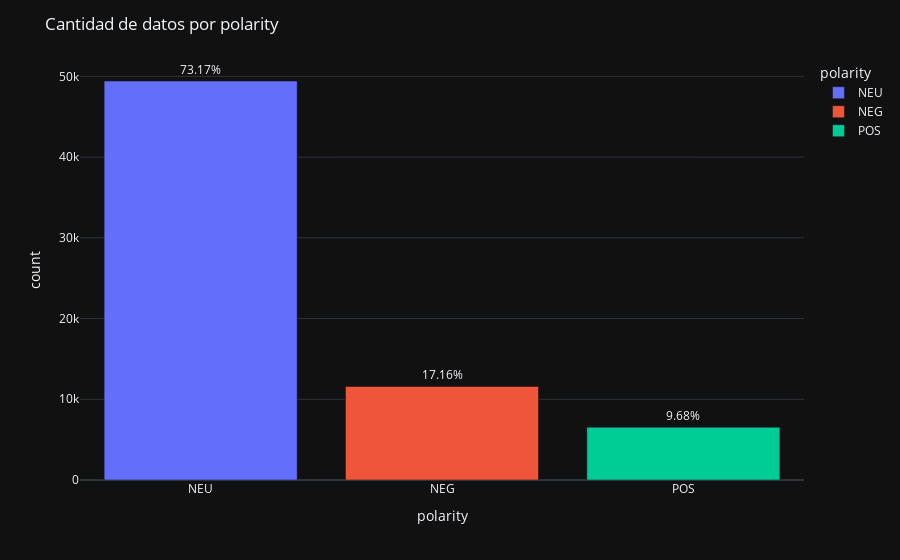
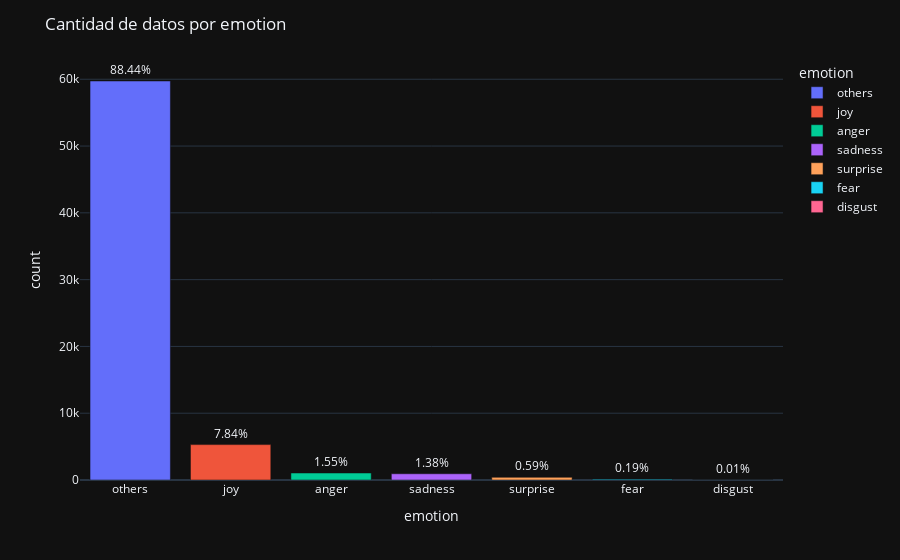

Here is the notebook cell these charts were saved with, in order:
### Code cell
from src.statistics.statistics import estadisticas_basicas
from src.statistics.statistics_plots import visualizacion_datos

estadisticas_basicas(df_sentiment_sentences)
visualizacion_datos(df_sentiment_sentences)

### Figure 1 — Plotly figure (JSON) as saved in the notebook; plotly's stock layout.template omitted (floating-point values rounded to 4 significant figures)
{"data": [{"alignmentgroup": "True", "hovertemplate": "polarity=%{x}<br>count=%{y}<br>porcentaje=%{text}<extra></extra>", "legendgroup": "NEU", "marker": {"color": "#636efa", "pattern": {"shape": ""}}, "name": "NEU", "offsetgroup": "NEU", "orientation": "v", "showlegend": true, "text": ["73.17%"], "textposition": "outside", "type": "bar", "x": ["NEU"], "xaxis": "x", "y": [49424], "yaxis": "y"}, {"alignmentgroup": "True", "hovertemplate": "polarity=%{x}<br>count=%{y}<br>porcentaje=%{text}<extra></extra>", "legendgroup": "NEG", "marker": {"color": "#EF553B", "pattern": {"shape": ""}}, "name": "NEG", "offsetgroup": "NEG", "orientation": "v", "showlegend": true, "text": ["17.16%"], "textposition": "outside", "type": "bar", "x": ["NEG"], "xaxis": "x", "y": [11590], "yaxis": "y"}, {"alignmentgroup": "True", "hovertemplate": "polarity=%{x}<br>count=%{y}<br>porcentaje=%{text}<extra></extra>", "legendgroup": "POS", "marker": {"color": "#00cc96", "pattern": {"shape": ""}}, "name": "POS", "offsetgroup": "POS", "orientation": "v", "showlegend": true, "text": ["9.68%"], "textposition": "outside", "type": "bar", "x": ["POS"], "xaxis": "x", "y": [6537], "yaxis": "y"}], "layout": {"barmode": "relative", "legend": {"title": {"text": "polarity"}, "tracegroupgap": 0}, "margin": {"t": 60}, "title": {"text": "Cantidad de datos por polarity"}, "xaxis": {"anchor": "y", "categoryarray": ["NEU", "NEG", "POS"], "categoryorder": "array", "domain": [0, 1], "title": {"text": "polarity"}}, "yaxis": {"anchor": "x", "domain": [0, 1], "title": {"text": "count"}}}}

### Figure 2 — Plotly figure (JSON) as saved in the notebook; plotly's stock layout.template omitted (floating-point values rounded to 4 significant figures)
{"data": [{"alignmentgroup": "True", "hovertemplate": "emotion=%{x}<br>count=%{y}<br>porcentaje=%{text}<extra></extra>", "legendgroup": "others", "marker": {"color": "#636efa", "pattern": {"shape": ""}}, "name": "others", "offsetgroup": "others", "orientation": "v", "showlegend": true, "text": ["88.44%"], "textposition": "outside", "type": "bar", "x": ["others"], "xaxis": "x", "y": [59740], "yaxis": "y"}, {"alignmentgroup": "True", "hovertemplate": "emotion=%{x}<br>count=%{y}<br>porcentaje=%{text}<extra></extra>", "legendgroup": "joy", "marker": {"color": "#EF553B", "pattern": {"shape": ""}}, "name": "joy", "offsetgroup": "joy", "orientation": "v", "showlegend": true, "text": ["7.84%"], "textposition": "outside", "type": "bar", "x": ["joy"], "xaxis": "x", "y": [5299], "yaxis": "y"}, {"alignmentgroup": "True", "hovertemplate": "emotion=%{x}<br>count=%{y}<br>porcentaje=%{text}<extra></extra>", "legendgroup": "anger", "marker": {"color": "#00cc96", "pattern": {"shape": ""}}, "name": "anger", "offsetgroup": "anger", "orientation": "v", "showlegend": true, "text": ["1.55%"], "textposition": "outside", "type": "bar", "x": ["anger"], "xaxis": "x", "y": [1045], "yaxis": "y"}, {"alignmentgroup": "True", "hovertemplate": "emotion=%{x}<br>count=%{y}<br>porcentaje=%{text}<extra></extra>", "legendgroup": "sadness", "marker": {"color": "#ab63fa", "pattern": {"shape": ""}}, "name": "sadness", "offsetgroup": "sadness", "orientation": "v", "showlegend": true, "text": ["1.38%"], "textposition": "outside", "type": "bar", "x": ["sadness"], "xaxis": "x", "y": [931], "yaxis": "y"}, {"alignmentgroup": "True", "hovertemplate": "emotion=%{x}<br>count=%{y}<br>porcentaje=%{text}<extra></extra>", "legendgroup": "surprise", "marker": {"color": "#FFA15A", "pattern": {"shape": ""}}, "name": "surprise", "offsetgroup": "surprise", "orientation": "v", "showlegend": true, "text": ["0.59%"], "textposition": "outside", "type": "bar", "x": ["surprise"], "xaxis": "x", "y": [401], "yaxis": "y"}, {"alignmentgroup": "True", "hovertemplate": "emotion=%{x}<br>count=%{y}<br>porcentaje=%{text}<extra></extra>", "legendgroup": "fear", "marker": {"color": "#19d3f3", "pattern": {"shape": ""}}, "name": "fear", "offsetgroup": "fear", "orientation": "v", "showlegend": true, "text": ["0.19%"], "textposition": "outside", "type": "bar", "x": ["fear"], "xaxis": "x", "y": [129], "yaxis": "y"}, {"alignmentgroup": "True", "hovertemplate": "emotion=%{x}<br>count=%{y}<br>porcentaje=%{text}<extra></extra>", "legendgroup": "disgust", "marker": {"color": "#FF6692", "pattern": {"shape": ""}}, "name": "disgust", "offsetgroup": "disgust", "orientation": "v", "showlegend": true, "text": ["0.01%"], "textposition": "outside", "type": "bar", "x": ["disgust"], "xaxis": "x", "y": [6], "yaxis": "y"}], "layout": {"barmode": "relative", "legend": {"title": {"text": "emotion"}, "tracegroupgap": 0}, "margin": {"t": 60}, "title": {"text": "Cantidad de datos por emotion"}, "xaxis": {"anchor": "y", "categoryarray": ["others", "joy", "anger", "sadness", "surprise", "fear", "disgust"], "categoryorder": "array", "domain": [0, 1], "title": {"text": "emotion"}}, "yaxis": {"anchor": "x", "domain": [0, 1], "title": {"text": "count"}}}}
